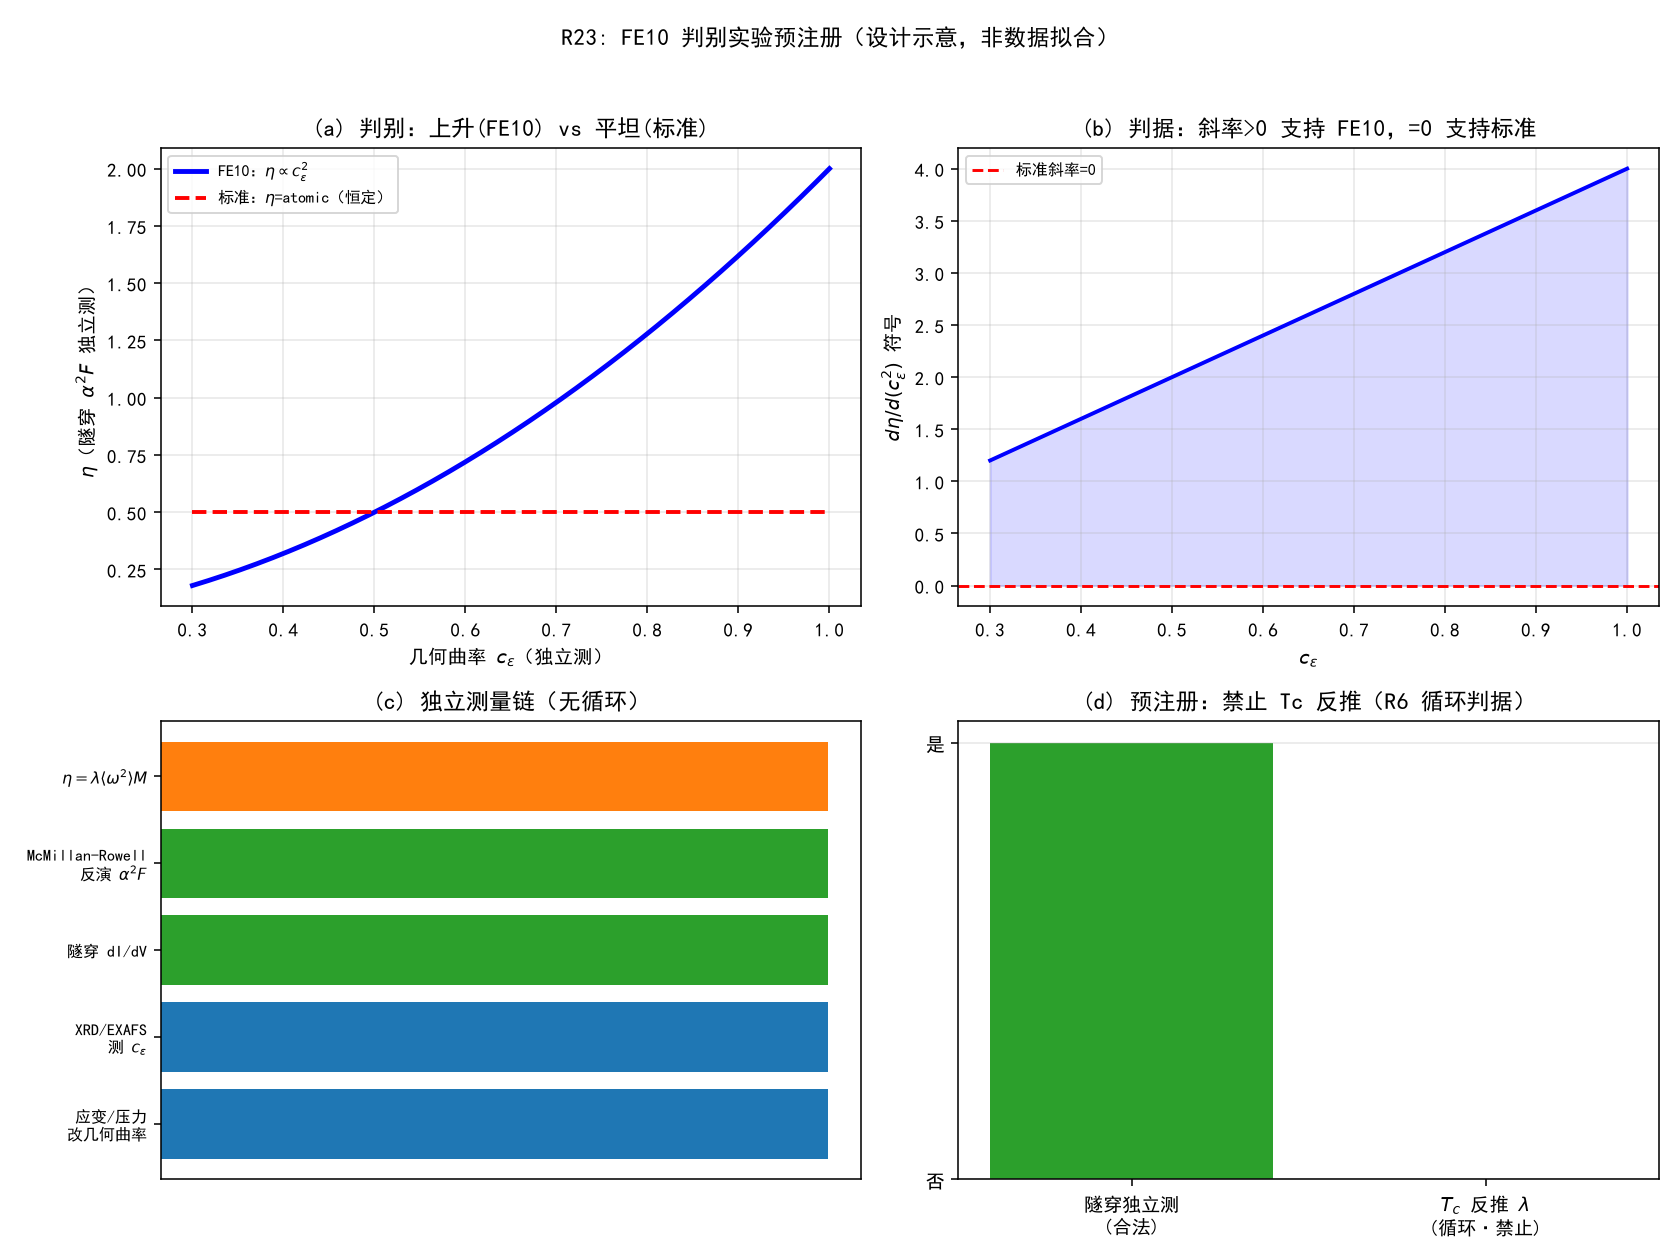

Python code for this plot:
# -*- coding: utf-8 -*-
"""
R23: FE10 判别实验预注册图——两条竞争预言（FE10 上升 vs 标准平坦）。
这是设计示意，不是数据拟合。仅用 numpy + matplotlib。
运行：python "10 探索/超导第一性研究/04_计算验证/FE10_判别实验.py"
"""
import os

import numpy as np
import matplotlib
matplotlib.use("Agg")
import matplotlib.pyplot as plt

plt.rcParams["font.sans-serif"] = ["SimHei", "Microsoft YaHei"]
plt.rcParams["axes.unicode_minus"] = False

HERE = os.path.dirname(os.path.abspath(__file__))


def main():
    fig, axes = plt.subplots(2, 2, figsize=(12, 9))

    ce = np.linspace(0.3, 1.0, 200)  # 几何曲率 RMS（归一化示意）
    K = 2.0
    eta_fe10 = K * ce**2            # FE10 预言
    eta_std = np.full_like(ce, K * 0.5**2)  # 标准理论：atomic property 恒定

    # (a) 两条竞争预言
    ax = axes[0, 0]
    ax.plot(ce, eta_fe10, "b-", lw=2.5, label=r"FE10：$\eta\propto c_\varepsilon^2$")
    ax.plot(ce, eta_std, "r--", lw=2, label=r"标准：$\eta$=atomic（恒定）")
    ax.set_xlabel(r"几何曲率 $c_\varepsilon$（独立测）")
    ax.set_ylabel(r"$\eta$（隧穿 $\alpha^2F$ 独立测）")
    ax.set_title("(a) 判别：上升(FE10) vs 平坦(标准)")
    ax.legend(fontsize=8); ax.grid(alpha=0.3)

    # (b) 判别区（斜率）
    ax = axes[0, 1]
    slope_fe10 = 2 * K * ce
    ax.plot(ce, slope_fe10, "b-", lw=2)
    ax.axhline(0, color="r", ls="--", lw=1.5, label="标准斜率=0")
    ax.fill_between(ce, 0, slope_fe10, color="blue", alpha=0.15)
    ax.set_xlabel(r"$c_\varepsilon$")
    ax.set_ylabel(r"$d\eta/d(c_\varepsilon^2)$ 符号")
    ax.set_title("(b) 判据：斜率>0 支持 FE10，=0 支持标准")
    ax.legend(fontsize=8); ax.grid(alpha=0.3)

    # (c) 测量链（协议示意）
    ax = axes[1, 0]
    steps = ["应变/压力\n改几何曲率", "XRD/EXAFS\n测 $c_\\varepsilon$", "隧穿 dI/dV", "McMillan-Rowell\n反演 $\\alpha^2F$", "$\\eta=\\lambda\\langle\\omega^2\\rangle M$"]
    ys = np.arange(len(steps))
    ax.barh(ys, np.ones_like(ys), color=["tab:blue", "tab:blue", "tab:green", "tab:green", "tab:orange"])
    ax.set_yticks(ys); ax.set_yticklabels(steps, fontsize=8)
    ax.set_xticks([])
    ax.set_title("(c) 独立测量链（无循环）")
    ax.grid(alpha=0.3, axis="x")

    # (d) 循环禁令
    ax = axes[1, 1]
    labels = ["隧穿独立测\n(合法)", "$T_c$ 反推 $\\lambda$\n(循环·禁止)"]
    vals = [1, 0]
    ax.bar(labels, vals, color=["tab:green", "tab:red"])
    ax.set_yticks([0, 1]); ax.set_yticklabels(["否", "是"])
    ax.set_title("(d) 预注册：禁止 Tc 反推（R6 循环判据）")
    ax.grid(alpha=0.3, axis="y")

    fig.suptitle("R23: FE10 判别实验预注册（设计示意，非数据拟合）", fontsize=12)
    fig.tight_layout(rect=[0, 0, 1, 0.96])
    png = os.path.join(HERE, "FE10_判别实验.png")
    fig.savefig(png, dpi=140); plt.close(fig)
    print(f"图像: {png}")


if __name__ == "__main__":
    main()
